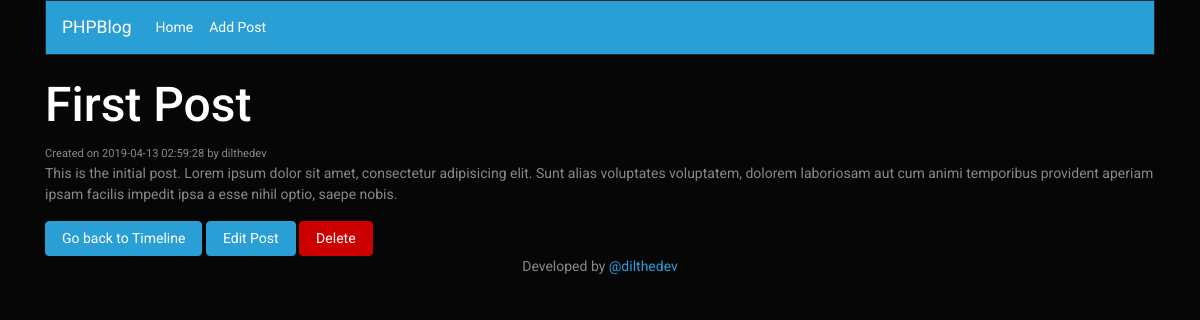
The page /post.php?id=1 on the database its author committed.
### tables this page shows
CREATE TABLE `post` (
  `id` int(11) NOT NULL,
  `title` varchar(255) NOT NULL,
  `body` text NOT NULL,
  `author` varchar(255) NOT NULL,
  `createdAt` timestamp NOT NULL DEFAULT CURRENT_TIMESTAMP
);

### post.php (the view, shortened to what this page needs)
<?php
	require('config/db.php');
	include('inc/header.php');
	$id = mysqli_real_escape_string($conn,$_REQUEST['id']);
	$query = 'SELECT * FROM post WHERE id = '.$id;
	$result = mysqli_query($conn, $query);
	$post = mysqli_fetch_assoc($result);
 ?>
	<br>
	<div class="container">
				<h2><?php echo $post['title']; ?></h2>
				<small>Created on <?php echo $post['createdAt']; ?> by <?php echo $post['author']; ?></small>
				<p><?php echo $post['body']; ?></p>
				<form class="pull-right" method="POST" action="<?php echo $_SERVER['PHP_SELF']; ?>">
					<a class="btn btn-primary" href="index.php">Go back to Timeline</a>
					<a class="btn btn-primary" href="editpost.php?id= <?php echo $post['id']; ?>">Edit Post</a>
					<input class="btn btn-danger" type="submit" name="delete" value="Delete">
				</form>
			</div>
<?php include('inc/footer.php'); ?>

### inc/header.php (style rules this page uses)
body { margin-bottom: 20px; }

### rows shown on the page
post: title "First Post", createdAt "2019-04-13 02:59:28", author "dilthedev", body "This is the initial post. Lorem ipsum dolor sit amet, consectetur adipisicing elit. Sunt alias voluptates voluptatem, dolorem laboriosam aut cum animi temporibus provident aperiam ipsam facilis impedit ipsa a esse nihil optio, saepe nobis."
